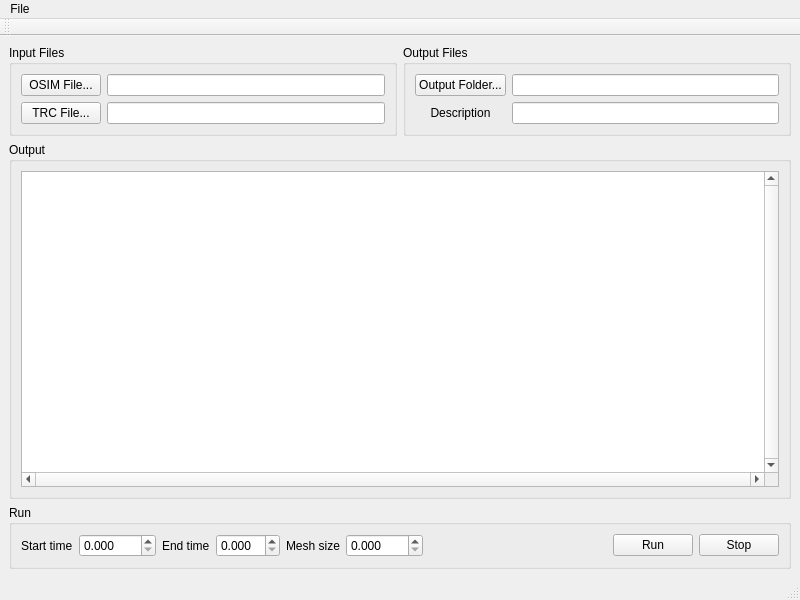
<?xml version="1.0" encoding="UTF-8"?>
<ui version="4.0">
 <class>MainWindow</class>
 <widget class="QMainWindow" name="MainWindow">
  <property name="geometry">
   <rect>
    <x>0</x>
    <y>0</y>
    <width>800</width>
    <height>600</height>
   </rect>
  </property>
  <property name="windowTitle">
   <string>MainWindow</string>
  </property>
  <widget class="QWidget" name="centralwidget">
   <layout class="QGridLayout" name="gridLayout_5">
    <item row="0" column="0">
     <widget class="QGroupBox" name="groupBox">
      <property name="title">
       <string>Input Files</string>
      </property>
      <layout class="QGridLayout" name="gridLayout">
       <item row="0" column="0">
        <widget class="QPushButton" name="pushButtonOSIMFile">
         <property name="text">
          <string>OSIM File...</string>
         </property>
        </widget>
       </item>
       <item row="0" column="1">
        <widget class="QLineEdit" name="lineEditOSIMFile"/>
       </item>
       <item row="1" column="0">
        <widget class="QPushButton" name="pushButtonTRCFile">
         <property name="text">
          <string>TRC File...</string>
         </property>
        </widget>
       </item>
       <item row="1" column="1">
        <widget class="QLineEdit" name="lineEditTRCFile"/>
       </item>
      </layout>
     </widget>
    </item>
    <item row="0" column="1">
     <widget class="QGroupBox" name="groupBox_2">
      <property name="title">
       <string>Output Files</string>
      </property>
      <layout class="QGridLayout" name="gridLayout_2">
       <item row="0" column="2">
        <widget class="QLineEdit" name="lineEditOutputFolder"/>
       </item>
       <item row="0" column="0">
        <widget class="QPushButton" name="pushButtonOutputFolder">
         <property name="text">
          <string>Output Folder...</string>
         </property>
        </widget>
       </item>
       <item row="1" column="2">
        <widget class="QLineEdit" name="lineEditExperimentName"/>
       </item>
       <item row="1" column="0">
        <widget class="QLabel" name="label_4">
         <property name="text">
          <string>Description</string>
         </property>
         <property name="alignment">
          <set>Qt::AlignCenter</set>
         </property>
        </widget>
       </item>
      </layout>
     </widget>
    </item>
    <item row="1" column="0" colspan="2">
     <widget class="QGroupBox" name="groupBox_3">
      <property name="title">
       <string>Output</string>
      </property>
      <layout class="QGridLayout" name="gridLayout_3">
       <item row="0" column="0">
        <widget class="QPlainTextEdit" name="plainTextEditOutput">
         <property name="verticalScrollBarPolicy">
          <enum>Qt::ScrollBarAlwaysOn</enum>
         </property>
         <property name="horizontalScrollBarPolicy">
          <enum>Qt::ScrollBarAlwaysOn</enum>
         </property>
         <property name="readOnly">
          <bool>true</bool>
         </property>
        </widget>
       </item>
      </layout>
     </widget>
    </item>
    <item row="2" column="0" colspan="2">
     <widget class="QGroupBox" name="groupBox_4">
      <property name="title">
       <string>Run</string>
      </property>
      <layout class="QGridLayout" name="gridLayout_4">
       <item row="0" column="3">
        <widget class="QDoubleSpinBox" name="doubleSpinBoxEndTime">
         <property name="decimals">
          <number>3</number>
         </property>
         <property name="minimum">
          <double>0.000000000000000</double>
         </property>
         <property name="value">
          <double>0.000000000000000</double>
         </property>
        </widget>
       </item>
       <item row="0" column="2">
        <widget class="QLabel" name="label_2">
         <property name="text">
          <string>End time</string>
         </property>
        </widget>
       </item>
       <item row="0" column="7">
        <widget class="QPushButton" name="pushButtonRun">
         <property name="text">
          <string>Run</string>
         </property>
        </widget>
       </item>
       <item row="0" column="1">
        <widget class="QDoubleSpinBox" name="doubleSpinBoxStartTime">
         <property name="decimals">
          <number>3</number>
         </property>
         <property name="maximum">
          <double>9999.000000000000000</double>
         </property>
        </widget>
       </item>
       <item row="0" column="0">
        <widget class="QLabel" name="label">
         <property name="text">
          <string>Start time</string>
         </property>
        </widget>
       </item>
       <item row="0" column="5">
        <widget class="QDoubleSpinBox" name="doubleSpinBoxMeshSize">
         <property name="decimals">
          <number>3</number>
         </property>
         <property name="maximum">
          <double>9999.000000000000000</double>
         </property>
        </widget>
       </item>
       <item row="0" column="6">
        <spacer name="horizontalSpacer">
         <property name="orientation">
          <enum>Qt::Horizontal</enum>
         </property>
         <property name="sizeHint" stdset="0">
          <size>
           <width>257</width>
           <height>20</height>
          </size>
         </property>
        </spacer>
       </item>
       <item row="0" column="4">
        <widget class="QLabel" name="label_3">
         <property name="text">
          <string>Mesh size</string>
         </property>
        </widget>
       </item>
       <item row="0" column="8">
        <widget class="QPushButton" name="pushButtonStop">
         <property name="text">
          <string>Stop</string>
         </property>
        </widget>
       </item>
      </layout>
     </widget>
    </item>
   </layout>
  </widget>
  <widget class="QMenuBar" name="menubar">
   <property name="geometry">
    <rect>
     <x>0</x>
     <y>0</y>
     <width>800</width>
     <height>21</height>
    </rect>
   </property>
   <widget class="QMenu" name="menuFile">
    <property name="title">
     <string>File</string>
    </property>
    <addaction name="actionChooseOSIMFile"/>
    <addaction name="actionChooseTRCFile"/>
    <addaction name="separator"/>
    <addaction name="actionOutputFolder"/>
    <addaction name="separator"/>
    <addaction name="actionRun"/>
    <addaction name="actionStop"/>
    <addaction name="separator"/>
    <addaction name="actionQuit"/>
   </widget>
   <addaction name="menuFile"/>
  </widget>
  <widget class="QStatusBar" name="statusbar"/>
  <widget class="QToolBar" name="toolBar">
   <property name="windowTitle">
    <string>toolBar</string>
   </property>
   <property name="iconSize">
    <size>
     <width>32</width>
     <height>32</height>
    </size>
   </property>
   <property name="toolButtonStyle">
    <enum>Qt::ToolButtonTextUnderIcon</enum>
   </property>
   <attribute name="toolBarArea">
    <enum>TopToolBarArea</enum>
   </attribute>
   <attribute name="toolBarBreak">
    <bool>false</bool>
   </attribute>
  </widget>
  <action name="actionQuit">
   <property name="text">
    <string>Quit</string>
   </property>
  </action>
  <action name="actionChooseOSIMFile">
   <property name="text">
    <string>Choose OSIM File...</string>
   </property>
  </action>
  <action name="actionChooseTRCFile">
   <property name="text">
    <string>Choose TRC File...</string>
   </property>
  </action>
  <action name="actionRun">
   <property name="icon">
    <iconset resource="resources.qrc">
     <normaloff>:/images/running_icon.svg</normaloff>:/images/running_icon.svg</iconset>
   </property>
   <property name="text">
    <string>Run</string>
   </property>
   <property name="toolTip">
    <string>Run Simulation</string>
   </property>
   <property name="menuRole">
    <enum>QAction::TextHeuristicRole</enum>
   </property>
  </action>
  <action name="actionOutputFolder">
   <property name="text">
    <string>Output Folder...</string>
   </property>
   <property name="toolTip">
    <string>Choose output folder</string>
   </property>
  </action>
  <action name="actionStop">
   <property name="text">
    <string>Stop</string>
   </property>
   <property name="toolTip">
    <string>Stop the simulation</string>
   </property>
  </action>
 </widget>
 <resources>
  <include location="resources.qrc"/>
 </resources>
 <connections/>
</ui>
